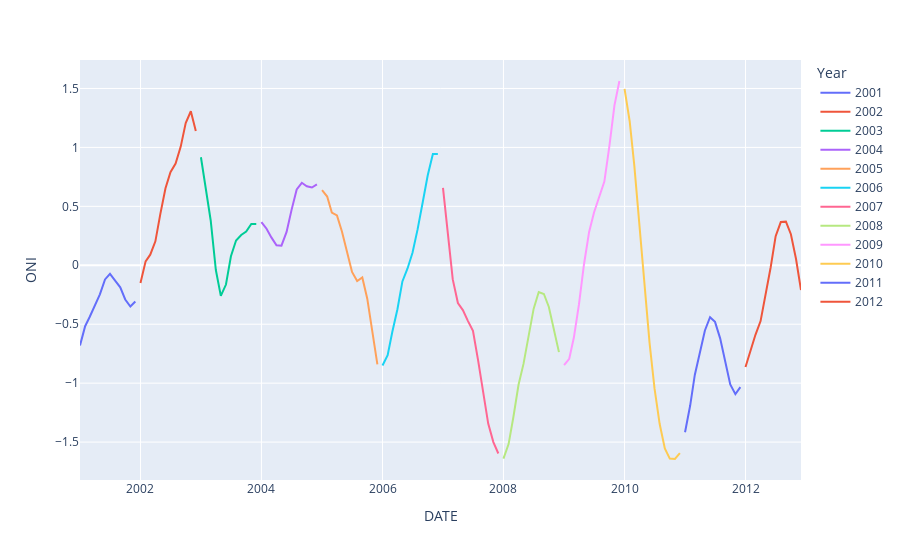

Notebook cell for this chart:
### Code cell
# ONI interactive time series
import plotly.express as px 
plot = px.line(data_frame=forexoni, y='ONI', color='Year',  labels={'Date':'Time'},) 
#title="ONI Changes Over Time")
plot.show()

### Figure 1 — Plotly figure (JSON) as saved in the notebook; plotly's stock layout.template omitted (floating-point values rounded to 4 significant figures)
{"data": [{"hovertemplate": "Year=2001<br>DATE=%{x}<br>ONI=%{y}<extra></extra>", "legendgroup": "2001", "line": {"color": "#636efa", "dash": "solid"}, "marker": {"symbol": "circle"}, "mode": "lines", "name": "2001", "orientation": "v", "showlegend": true, "type": "scatter", "x": ["2001-01-01T00:00:00", "2001-02-01T00:00:00", "2001-03-01T00:00:00", "2001-04-01T00:00:00", "2001-05-01T00:00:00", "2001-06-01T00:00:00", "2001-07-01T00:00:00", "2001-08-01T00:00:00", "2001-09-01T00:00:00", "2001-10-01T00:00:00", "2001-11-01T00:00:00", "2001-12-01T00:00:00"], "xaxis": "x", "y": [-0.68, -0.5167, -0.4367, -0.34, -0.2467, -0.12, -0.07333, -0.13, -0.1867, -0.29, -0.35, -0.3067], "yaxis": "y"}, {"hovertemplate": "Year=2002<br>DATE=%{x}<br>ONI=%{y}<extra></extra>", "legendgroup": "2002", "line": {"color": "#EF553B", "dash": "solid"}, "marker": {"symbol": "circle"}, "mode": "lines", "name": "2002", "orientation": "v", "showlegend": true, "type": "scatter", "x": ["2002-01-01T00:00:00", "2002-02-01T00:00:00", "2002-03-01T00:00:00", "2002-04-01T00:00:00", "2002-05-01T00:00:00", "2002-06-01T00:00:00", "2002-07-01T00:00:00", "2002-08-01T00:00:00", "2002-09-01T00:00:00", "2002-10-01T00:00:00", "2002-11-01T00:00:00", "2002-12-01T00:00:00"], "xaxis": "x", "y": [-0.15, 0.03333, 0.09, 0.2033, 0.4367, 0.6533, 0.79, 0.8633, 1.007, 1.207, 1.307, 1.14], "yaxis": "y"}, {"hovertemplate": "Year=2003<br>DATE=%{x}<br>ONI=%{y}<extra></extra>", "legendgroup": "2003", "line": {"color": "#00cc96", "dash": "solid"}, "marker": {"symbol": "circle"}, "mode": "lines", "name": "2003", "orientation": "v", "showlegend": true, "type": "scatter", "x": ["2003-01-01T00:00:00", "2003-02-01T00:00:00", "2003-03-01T00:00:00", "2003-04-01T00:00:00", "2003-05-01T00:00:00", "2003-06-01T00:00:00", "2003-07-01T00:00:00", "2003-08-01T00:00:00", "2003-09-01T00:00:00", "2003-10-01T00:00:00", "2003-11-01T00:00:00", "2003-12-01T00:00:00"], "xaxis": "x", "y": [0.9167, 0.63, 0.38, -0.04, -0.26, -0.1633, 0.07667, 0.21, 0.2567, 0.2867, 0.35, 0.35], "yaxis": "y"}, {"hovertemplate": "Year=2004<br>DATE=%{x}<br>ONI=%{y}<extra></extra>", "legendgroup": "2004", "line": {"color": "#ab63fa", "dash": "solid"}, "marker": {"symbol": "circle"}, "mode": "lines", "name": "2004", "orientation": "v", "showlegend": true, "type": "scatter", "x": ["2004-01-01T00:00:00", "2004-02-01T00:00:00", "2004-03-01T00:00:00", "2004-04-01T00:00:00", "2004-05-01T00:00:00", "2004-06-01T00:00:00", "2004-07-01T00:00:00", "2004-08-01T00:00:00", "2004-09-01T00:00:00", "2004-10-01T00:00:00", "2004-11-01T00:00:00", "2004-12-01T00:00:00"], "xaxis": "x", "y": [0.3667, 0.31, 0.2367, 0.17, 0.1667, 0.2833, 0.47, 0.6433, 0.7, 0.67, 0.66, 0.6867], "yaxis": "y"}, {"hovertemplate": "Year=2005<br>DATE=%{x}<br>ONI=%{y}<extra></extra>", "legendgroup": "2005", "line": {"color": "#FFA15A", "dash": "solid"}, "marker": {"symbol": "circle"}, "mode": "lines", "name": "2005", "orientation": "v", "showlegend": true, "type": "scatter", "x": ["2005-01-01T00:00:00", "2005-02-01T00:00:00", "2005-03-01T00:00:00", "2005-04-01T00:00:00", "2005-05-01T00:00:00", "2005-06-01T00:00:00", "2005-07-01T00:00:00", "2005-08-01T00:00:00", "2005-09-01T00:00:00", "2005-10-01T00:00:00", "2005-11-01T00:00:00", "2005-12-01T00:00:00"], "xaxis": "x", "y": [0.6367, 0.5833, 0.4467, 0.4233, 0.2867, 0.1067, -0.05667, -0.1333, -0.1033, -0.2833, -0.57, -0.84], "yaxis": "y"}, {"hovertemplate": "Year=2006<br>DATE=%{x}<br>ONI=%{y}<extra></extra>", "legendgroup": "2006", "line": {"color": "#19d3f3", "dash": "solid"}, "marker": {"symbol": "circle"}, "mode": "lines", "name": "2006", "orientation": "v", "showlegend": true, "type": "scatter", "x": ["2006-01-01T00:00:00", "2006-02-01T00:00:00", "2006-03-01T00:00:00", "2006-04-01T00:00:00", "2006-05-01T00:00:00", "2006-06-01T00:00:00", "2006-07-01T00:00:00", "2006-08-01T00:00:00", "2006-09-01T00:00:00", "2006-10-01T00:00:00", "2006-11-01T00:00:00", "2006-12-01T00:00:00"], "xaxis": "x", "y": [-0.85, -0.7633, -0.5667, -0.3733, -0.1367, -0.02667, 0.1067, 0.3067, 0.5367, 0.7633, 0.9433, 0.9433], "yaxis": "y"}, {"hovertemplate": "Year=2007<br>DATE=%{x}<br>ONI=%{y}<extra></extra>", "legendgroup": "2007", "line": {"color": "#FF6692", "dash": "solid"}, "marker": {"symbol": "circle"}, "mode": "lines", "name": "2007", "orientation": "v", "showlegend": true, "type": "scatter", "x": ["2007-01-01T00:00:00", "2007-02-01T00:00:00", "2007-03-01T00:00:00", "2007-04-01T00:00:00", "2007-05-01T00:00:00", "2007-06-01T00:00:00", "2007-07-01T00:00:00", "2007-08-01T00:00:00", "2007-09-01T00:00:00", "2007-10-01T00:00:00", "2007-11-01T00:00:00", "2007-12-01T00:00:00"], "xaxis": "x", "y": [0.6567, 0.2167, -0.12, -0.32, -0.38, -0.4733, -0.5567, -0.8067, -1.073, -1.343, -1.5, -1.597], "yaxis": "y"}, {"hovertemplate": "Year=2008<br>DATE=%{x}<br>ONI=%{y}<extra></extra>", "legendgroup": "2008", "line": {"color": "#B6E880", "dash": "solid"}, "marker": {"symbol": "circle"}, "mode": "lines", "name": "2008", "orientation": "v", "showlegend": true, "type": "scatter", "x": ["2008-01-01T00:00:00", "2008-02-01T00:00:00", "2008-03-01T00:00:00", "2008-04-01T00:00:00", "2008-05-01T00:00:00", "2008-06-01T00:00:00", "2008-07-01T00:00:00", "2008-08-01T00:00:00", "2008-09-01T00:00:00", "2008-10-01T00:00:00", "2008-11-01T00:00:00", "2008-12-01T00:00:00"], "xaxis": "x", "y": [-1.64, -1.517, -1.287, -1.013, -0.8367, -0.6067, -0.37, -0.2267, -0.2433, -0.3533, -0.5567, -0.7367], "yaxis": "y"}, {"hovertemplate": "Year=2009<br>DATE=%{x}<br>ONI=%{y}<extra></extra>", "legendgroup": "2009", "line": {"color": "#FF97FF", "dash": "solid"}, "marker": {"symbol": "circle"}, "mode": "lines", "name": "2009", "orientation": "v", "showlegend": true, "type": "scatter", "x": ["2009-01-01T00:00:00", "2009-02-01T00:00:00", "2009-03-01T00:00:00", "2009-04-01T00:00:00", "2009-05-01T00:00:00", "2009-06-01T00:00:00", "2009-07-01T00:00:00", "2009-08-01T00:00:00", "2009-09-01T00:00:00", "2009-10-01T00:00:00", "2009-11-01T00:00:00", "2009-12-01T00:00:00"], "xaxis": "x", "y": [-0.8467, -0.7933, -0.6133, -0.33, 0.006667, 0.2833, 0.45, 0.5733, 0.71, 1.007, 1.357, 1.563], "yaxis": "y"}, {"hovertemplate": "Year=2010<br>DATE=%{x}<br>ONI=%{y}<extra></extra>", "legendgroup": "2010", "line": {"color": "#FECB52", "dash": "solid"}, "marker": {"symbol": "circle"}, "mode": "lines", "name": "2010", "orientation": "v", "showlegend": true, "type": "scatter", "x": ["2010-01-01T00:00:00", "2010-02-01T00:00:00", "2010-03-01T00:00:00", "2010-04-01T00:00:00", "2010-05-01T00:00:00", "2010-06-01T00:00:00", "2010-07-01T00:00:00", "2010-08-01T00:00:00", "2010-09-01T00:00:00", "2010-10-01T00:00:00", "2010-11-01T00:00:00", "2010-12-01T00:00:00"], "xaxis": "x", "y": [1.497, 1.22, 0.8433, 0.3533, -0.1767, -0.66, -1.047, -1.347, -1.553, -1.64, -1.643, -1.593], "yaxis": "y"}, {"hovertemplate": "Year=2011<br>DATE=%{x}<br>ONI=%{y}<extra></extra>", "legendgroup": "2011", "line": {"color": "#636efa", "dash": "solid"}, "marker": {"symbol": "circle"}, "mode": "lines", "name": "2011", "orientation": "v", "showlegend": true, "type": "scatter", "x": ["2011-01-01T00:00:00", "2011-02-01T00:00:00", "2011-03-01T00:00:00", "2011-04-01T00:00:00", "2011-05-01T00:00:00", "2011-06-01T00:00:00", "2011-07-01T00:00:00", "2011-08-01T00:00:00", "2011-09-01T00:00:00", "2011-10-01T00:00:00", "2011-11-01T00:00:00", "2011-12-01T00:00:00"], "xaxis": "x", "y": [-1.417, -1.19, -0.93, -0.7333, -0.5533, -0.44, -0.48, -0.62, -0.83, -1.01, -1.093, -1.033], "yaxis": "y"}, {"hovertemplate": "Year=2012<br>DATE=%{x}<br>ONI=%{y}<extra></extra>", "legendgroup": "2012", "line": {"color": "#EF553B", "dash": "solid"}, "marker": {"symbol": "circle"}, "mode": "lines", "name": "2012", "orientation": "v", "showlegend": true, "type": "scatter", "x": ["2012-01-01T00:00:00", "2012-02-01T00:00:00", "2012-03-01T00:00:00", "2012-04-01T00:00:00", "2012-05-01T00:00:00", "2012-06-01T00:00:00", "2012-07-01T00:00:00", "2012-08-01T00:00:00", "2012-09-01T00:00:00", "2012-10-01T00:00:00", "2012-11-01T00:00:00", "2012-12-01T00:00:00"], "xaxis": "x", "y": [-0.8633, -0.7167, -0.59, -0.4733, -0.2633, -0.01667, 0.2467, 0.3667, 0.37, 0.2633, 0.05333, -0.21], "yaxis": "y"}], "layout": {"legend": {"title": {"text": "Year"}, "tracegroupgap": 0}, "margin": {"t": 60}, "xaxis": {"anchor": "y", "domain": [0, 1], "title": {"text": "DATE"}}, "yaxis": {"anchor": "x", "domain": [0, 1], "title": {"text": "ONI"}}}}
